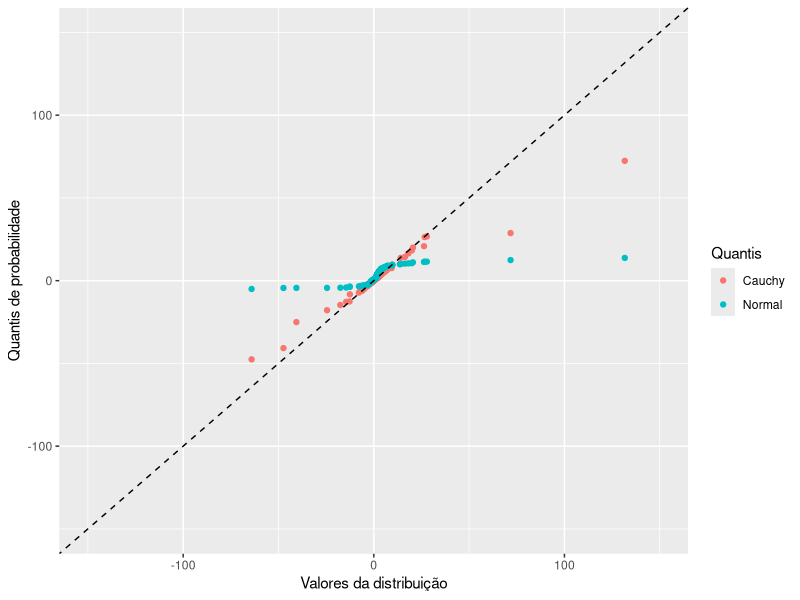

Generate this figure with R:
library(ggplot2)

set.seed(1237)

n <- 187
cauchy_sample <- rcauchy(n, location = 2, scale = 1.8)
sorted_cauchy_sample <- sort(cauchy_sample)

normal_sample <- rnorm(n, mean = 3.3, sd = 4)

probabilities <- seq(1, n) / (n + 1)

quantiles_cauchy <- quantile(sorted_cauchy_sample, probabilities)

quantiles_normal <- quantile(normal_sample, probabilities)

df <- data.frame(sample = sorted_cauchy_sample,
                 y_cauchy = quantiles_cauchy,
                 y_normal = quantiles_normal)

plot <- ggplot(df, aes(x = sample)) +
  geom_point(aes(y = y_cauchy, colour = "Cauchy")) +
  geom_point(aes(y = y_normal, colour = "Normal")) +
  geom_abline(slope = 1, intercept = 0, linetype = "dashed") +
  scale_x_continuous(name = "Valores da distribuição", limits = c(-150, 150)) +
  scale_y_continuous(name = "Quantis de probabilidade", limits = c(-150, 150)) +
  labs(color = "Quantis")


plot
